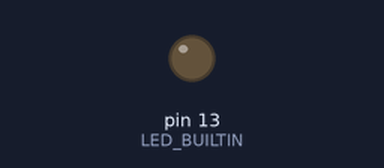
This sketch was run on a simulated Arduino Uno, built with avr-gcc and run on an emulated ATmega328P. On the bench: output pins drawn as LEDs (lit = HIGH).

Above: at 0.5 s.
At 2.5 s:
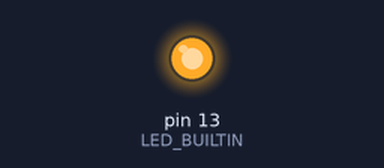
Timing chart, 0 to 5.2 s (numbered marks = the images above):
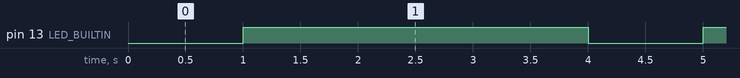

Measured:
- by itself, pin 13 (LED_BUILTIN): alternates HIGH for 3.0 s and LOW for 1.0 s

The sketch:

Blink_builtin_LED.ino
```cpp
void setup() {
   pinMode(LED_BUILTIN, OUTPUT);
   // Phi board v1.0(NodeMCU v1.0)의 builtin(이미 {보드에}부착된) LED는
   // D4번 핀과 연결되어 있음.
}

void loop() {
   digitalWrite(LED_BUILTIN, LOW);  // LED On
   delay(1000);
   digitalWrite(LED_BUILTIN, HIGH); // LED Of.
   delay(3000);
}
// Bulitin LED는 LOW 신호 공급될 때 점등(On)되는 구조
```
